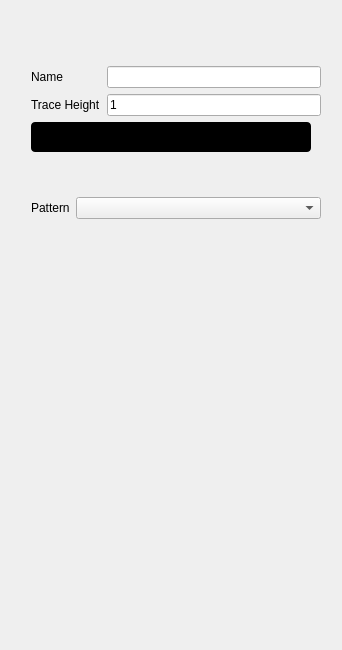
<?xml version="1.0" encoding="UTF-8"?>
<ui version="4.0">
 <class>PatternGeneratorMenu</class>
 <widget class="QWidget" name="PatternGeneratorMenu">
  <property name="geometry">
   <rect>
    <x>0</x>
    <y>0</y>
    <width>338</width>
    <height>650</height>
   </rect>
  </property>
  <property name="windowTitle">
   <string>Form</string>
  </property>
  <layout class="QVBoxLayout" name="verticalLayout_2">
   <item>
    <widget class="scopy::gui::MenuAnim" name="rightMenu" native="true">
     <property name="sizePolicy">
      <sizepolicy hsizetype="Maximum" vsizetype="Preferred">
       <horstretch>0</horstretch>
       <verstretch>0</verstretch>
      </sizepolicy>
     </property>
     <property name="minimumSize">
      <size>
       <width>0</width>
       <height>0</height>
      </size>
     </property>
     <property name="styleSheet">
      <string notr="true"/>
     </property>
     <layout class="QVBoxLayout" name="verticalLayout">
      <property name="spacing">
       <number>0</number>
      </property>
      <property name="leftMargin">
       <number>0</number>
      </property>
      <property name="topMargin">
       <number>20</number>
      </property>
      <property name="rightMargin">
       <number>0</number>
      </property>
      <property name="bottomMargin">
       <number>0</number>
      </property>
      <item>
       <widget class="QStackedWidget" name="stackedWidget">
        <property name="sizePolicy">
         <sizepolicy hsizetype="Minimum" vsizetype="Preferred">
          <horstretch>0</horstretch>
          <verstretch>0</verstretch>
         </sizepolicy>
        </property>
        <property name="styleSheet">
         <string notr="true"/>
        </property>
        <property name="currentIndex">
         <number>0</number>
        </property>
        <widget class="QWidget" name="widgetChannelSettingsContainer">
         <property name="minimumSize">
          <size>
           <width>100</width>
           <height>0</height>
          </size>
         </property>
         <layout class="QVBoxLayout" name="verticalLayout_5">
          <property name="spacing">
           <number>15</number>
          </property>
          <property name="leftMargin">
           <number>20</number>
          </property>
          <property name="topMargin">
           <number>20</number>
          </property>
          <property name="rightMargin">
           <number>0</number>
          </property>
          <property name="bottomMargin">
           <number>20</number>
          </property>
          <item>
           <widget class="QScrollArea" name="scrollArea">
            <property name="sizePolicy">
             <sizepolicy hsizetype="Preferred" vsizetype="Preferred">
              <horstretch>0</horstretch>
              <verstretch>0</verstretch>
             </sizepolicy>
            </property>
            <property name="frameShape">
             <enum>QFrame::NoFrame</enum>
            </property>
            <property name="horizontalScrollBarPolicy">
             <enum>Qt::ScrollBarAlwaysOff</enum>
            </property>
            <property name="sizeAdjustPolicy">
             <enum>QAbstractScrollArea::AdjustToContents</enum>
            </property>
            <property name="widgetResizable">
             <bool>true</bool>
            </property>
            <widget class="QWidget" name="scrollAreaWidgetContents_2">
             <property name="geometry">
              <rect>
               <x>0</x>
               <y>0</y>
               <width>300</width>
               <height>572</height>
              </rect>
             </property>
             <property name="sizePolicy">
              <sizepolicy hsizetype="Preferred" vsizetype="Preferred">
               <horstretch>0</horstretch>
               <verstretch>0</verstretch>
              </sizepolicy>
             </property>
             <property name="minimumSize">
              <size>
               <width>200</width>
               <height>0</height>
              </size>
             </property>
             <property name="maximumSize">
              <size>
               <width>400</width>
               <height>16777215</height>
              </size>
             </property>
             <layout class="QVBoxLayout" name="verticalLayout_9">
              <property name="spacing">
               <number>15</number>
              </property>
              <property name="leftMargin">
               <number>0</number>
              </property>
              <property name="topMargin">
               <number>0</number>
              </property>
              <property name="rightMargin">
               <number>10</number>
              </property>
              <property name="bottomMargin">
               <number>0</number>
              </property>
              <item>
               <widget class="scopy::gui::MenuHeader" name="widgetChannelSettingsMenuHeader" native="true"/>
              </item>
              <item>
               <widget class="QWidget" name="widgetChannelSettings" native="true">
                <property name="sizePolicy">
                 <sizepolicy hsizetype="Expanding" vsizetype="Preferred">
                  <horstretch>0</horstretch>
                  <verstretch>0</verstretch>
                 </sizepolicy>
                </property>
                <layout class="QGridLayout" name="gridLayout_2">
                 <property name="leftMargin">
                  <number>0</number>
                 </property>
                 <property name="topMargin">
                  <number>0</number>
                 </property>
                 <property name="rightMargin">
                  <number>0</number>
                 </property>
                 <property name="bottomMargin">
                  <number>0</number>
                 </property>
                 <item row="1" column="1">
                  <widget class="QLineEdit" name="lineEditTraceHeight">
                   <property name="styleSheet">
                    <string notr="true">
QLineEdit[invalid=true] {
border-color: red
}
QLineEdit[invalid=false] {
border-color: grey;
}</string>
                   </property>
                   <property name="text">
                    <string>1</string>
                   </property>
                   <property name="maxLength">
                    <number>3</number>
                   </property>
                   <property name="cursorPosition">
                    <number>1</number>
                   </property>
                  </widget>
                 </item>
                 <item row="1" column="0">
                  <widget class="QLabel" name="labelTraceHeight">
                   <property name="text">
                    <string>Trace Height</string>
                   </property>
                  </widget>
                 </item>
                 <item row="0" column="1">
                  <widget class="QLineEdit" name="lineEditName"/>
                 </item>
                 <item row="0" column="0">
                  <widget class="QLabel" name="lblName">
                   <property name="sizePolicy">
                    <sizepolicy hsizetype="Fixed" vsizetype="Preferred">
                     <horstretch>0</horstretch>
                     <verstretch>0</verstretch>
                    </sizepolicy>
                   </property>
                   <property name="text">
                    <string>Name</string>
                   </property>
                  </widget>
                 </item>
                 <item row="2" column="0" colspan="2">
                  <widget class="scopy::gui::CustomSwitch" name="btnOutputMode">
                   <property name="styleSheet">
                    <string notr="true">QPushButton {
min-height: 30px;
max-height: 30px;
min-width: 280px;
max-width: 280px;
background-color: black;
border-radius: 4px;
}

QPushButton:disabled {
background-color: qlineargradient(spread:pad, x1:0.5, y1:0, x2:0.501, y2:0, stop:0 #727273, stop:1 #141416);
}

QWidget#handle {
min-height: 30px;
max-height: 30px;
min-width: 142px;
max-width: 142px;
background-color: #4a64ff;
border-radius: 2px;
}

QWidget#handle:disabled {
background-color: #aaaaaa;
}

QLabel {
margin-top: 6px;
background-color: transparent;
line-height: 19px;
}

QLabel#on {
margin-top: 0px;
min-height:30px;
max-height:30px;
min-width:140px;
max-width:140px;
qproperty-alignment: AlignCenter AlignCenter;
margin-left: 0px;
color: white;
}

QLabel#on:disabled {
color: rgba(255,255,255,102);
}

QLabel#off {
margin-top: 0px;
min-height:30px;
max-height:30px;
min-width:140px;
max-width:140px;
margin-left: 140px;
color: white;
qproperty-alignment: AlignCenter AlignCenter;
}

QLabel#off:disabled {
color: rgba(255,255,255,51);
}
</string>
                   </property>
                   <property name="text">
                    <string/>
                   </property>
                   <property name="checkable">
                    <bool>true</bool>
                   </property>
                   <property name="checked">
                    <bool>false</bool>
                   </property>
                   <property name="leftText" stdset="0">
                    <string>Open-Drain</string>
                   </property>
                   <property name="rightText" stdset="0">
                    <string>Push-Pull</string>
                   </property>
                   <property name="duration" stdset="0">
                    <number>100</number>
                   </property>
                  </widget>
                 </item>
                </layout>
               </widget>
              </item>
              <item>
               <widget class="scopy::gui::SubsectionSeparator" name="widgetGroupSubsSep" native="true"/>
              </item>
              <item>
               <widget class="QWidget" name="widgetGroup" native="true">
                <property name="sizePolicy">
                 <sizepolicy hsizetype="Preferred" vsizetype="Fixed">
                  <horstretch>0</horstretch>
                  <verstretch>0</verstretch>
                 </sizepolicy>
                </property>
                <layout class="QVBoxLayout" name="groupWidgetLayout">
                 <property name="spacing">
                  <number>15</number>
                 </property>
                 <property name="leftMargin">
                  <number>0</number>
                 </property>
                 <property name="topMargin">
                  <number>0</number>
                 </property>
                 <property name="rightMargin">
                  <number>0</number>
                 </property>
                 <property name="bottomMargin">
                  <number>0</number>
                 </property>
                </layout>
               </widget>
              </item>
              <item>
               <widget class="QWidget" name="widgetStackDecoder" native="true">
                <layout class="QHBoxLayout" name="horizontalLayout_9">
                 <property name="leftMargin">
                  <number>0</number>
                 </property>
                 <property name="topMargin">
                  <number>0</number>
                 </property>
                 <property name="rightMargin">
                  <number>0</number>
                 </property>
                 <property name="bottomMargin">
                  <number>0</number>
                 </property>
                 <item>
                  <widget class="QLabel" name="lblPattern">
                   <property name="sizePolicy">
                    <sizepolicy hsizetype="Fixed" vsizetype="Preferred">
                     <horstretch>0</horstretch>
                     <verstretch>0</verstretch>
                    </sizepolicy>
                   </property>
                   <property name="text">
                    <string>Pattern</string>
                   </property>
                  </widget>
                 </item>
                 <item>
                  <widget class="QComboBox" name="cmbBoxPattern">
                   <property name="sizePolicy">
                    <sizepolicy hsizetype="Expanding" vsizetype="Fixed">
                     <horstretch>0</horstretch>
                     <verstretch>0</verstretch>
                    </sizepolicy>
                   </property>
                  </widget>
                 </item>
                </layout>
               </widget>
              </item>
              <item>
               <widget class="QWidget" name="widgetPattern" native="true">
                <layout class="QVBoxLayout" name="patternLayout">
                 <property name="spacing">
                  <number>0</number>
                 </property>
                 <property name="leftMargin">
                  <number>0</number>
                 </property>
                 <property name="topMargin">
                  <number>0</number>
                 </property>
                 <property name="rightMargin">
                  <number>0</number>
                 </property>
                 <property name="bottomMargin">
                  <number>0</number>
                 </property>
                </layout>
               </widget>
              </item>
              <item>
               <layout class="QHBoxLayout" name="hLayout_7">
                <property name="spacing">
                 <number>0</number>
                </property>
                <property name="topMargin">
                 <number>20</number>
                </property>
                <item>
                 <spacer name="hSpacer_10">
                  <property name="orientation">
                   <enum>Qt::Horizontal</enum>
                  </property>
                  <property name="sizeType">
                   <enum>QSizePolicy::Fixed</enum>
                  </property>
                  <property name="sizeHint" stdset="0">
                   <size>
                    <width>250</width>
                    <height>20</height>
                   </size>
                  </property>
                 </spacer>
                </item>
               </layout>
              </item>
              <item>
               <spacer name="verticalSpacer_2">
                <property name="orientation">
                 <enum>Qt::Vertical</enum>
                </property>
                <property name="sizeType">
                 <enum>QSizePolicy::Expanding</enum>
                </property>
                <property name="sizeHint" stdset="0">
                 <size>
                  <width>20</width>
                  <height>40</height>
                 </size>
                </property>
               </spacer>
              </item>
             </layout>
            </widget>
           </widget>
          </item>
         </layout>
        </widget>
        <widget class="scopy::gui::CursorsSettings" name="cursorsSettingsContainer">
         <property name="minimumSize">
          <size>
           <width>100</width>
           <height>0</height>
          </size>
         </property>
        </widget>
        <widget class="QWidget" name="triggerSettingsContainer">
         <property name="minimumSize">
          <size>
           <width>100</width>
           <height>0</height>
          </size>
         </property>
         <layout class="QVBoxLayout" name="verticalLayout_10">
          <property name="spacing">
           <number>15</number>
          </property>
          <property name="leftMargin">
           <number>20</number>
          </property>
          <property name="topMargin">
           <number>20</number>
          </property>
          <property name="rightMargin">
           <number>20</number>
          </property>
          <property name="bottomMargin">
           <number>20</number>
          </property>
          <item>
           <widget class="scopy::gui::MenuHeader" name="widgetTriggerSettingsMenuHeader" native="true"/>
          </item>
          <item>
           <spacer name="vSpacer_4">
            <property name="orientation">
             <enum>Qt::Vertical</enum>
            </property>
            <property name="sizeType">
             <enum>QSizePolicy::Fixed</enum>
            </property>
            <property name="sizeHint" stdset="0">
             <size>
              <width>20</width>
              <height>0</height>
             </size>
            </property>
           </spacer>
          </item>
          <item>
           <layout class="QHBoxLayout" name="hLayout_5">
            <property name="spacing">
             <number>0</number>
            </property>
            <property name="topMargin">
             <number>0</number>
            </property>
            <item>
             <widget class="QLabel" name="lbl_10">
              <property name="sizePolicy">
               <sizepolicy hsizetype="Fixed" vsizetype="Preferred">
                <horstretch>0</horstretch>
                <verstretch>0</verstretch>
               </sizepolicy>
              </property>
              <property name="text">
               <string>Trigger mode</string>
              </property>
             </widget>
            </item>
            <item>
             <spacer name="hSpacer_14">
              <property name="orientation">
               <enum>Qt::Horizontal</enum>
              </property>
              <property name="sizeHint" stdset="0">
               <size>
                <width>40</width>
                <height>20</height>
               </size>
              </property>
             </spacer>
            </item>
           </layout>
          </item>
          <item>
           <widget class="scopy::gui::CustomSwitch" name="btnTriggerMode">
            <property name="styleSheet">
             <string notr="true">QPushButton {
min-height: 30px;
max-height: 30px;
min-width: 280px;
max-width: 280px;
background-color: black;
border-radius: 4px;
}

QPushButton:disabled {
background-color: qlineargradient(spread:pad, x1:0.5, y1:0, x2:0.501, y2:0, stop:0 #727273, stop:1 #141416);
}

QWidget#handle {
min-height: 30px;
max-height: 30px;
min-width: 142px;
max-width: 142px;
background-color: #4a64ff;
border-radius: 2px;
}

QWidget#handle:disabled {
background-color: #aaaaaa;
}

QLabel {
margin-top: 6px;
background-color: transparent;
line-height: 19px;
}

QLabel#on {
margin-top: 0px;
min-height:30px;
max-height:30px;
min-width:140px;
max-width:140px;
qproperty-alignment: AlignCenter AlignCenter;
margin-left: 0px;
color: white;
}

QLabel#on:disabled {
color: rgba(255,255,255,102);
}

QLabel#off {
margin-top: 0px;
min-height:30px;
max-height:30px;
min-width:140px;
max-width:140px;
margin-left: 140px;
color: white;
qproperty-alignment: AlignCenter AlignCenter;
}

QLabel#off:disabled {
color: rgba(255,255,255,51);
}
</string>
            </property>
            <property name="text">
             <string/>
            </property>
            <property name="checkable">
             <bool>true</bool>
            </property>
            <property name="checked">
             <bool>false</bool>
            </property>
            <property name="leftText" stdset="0">
             <string>auto</string>
            </property>
            <property name="rightText" stdset="0">
             <string>normal</string>
            </property>
            <property name="duration" stdset="0">
             <number>100</number>
            </property>
           </widget>
          </item>
          <item>
           <layout class="QGridLayout" name="gridLayout">
            <property name="topMargin">
             <number>0</number>
            </property>
            <property name="spacing">
             <number>15</number>
            </property>
            <item row="0" column="0">
             <widget class="QLabel" name="lbl_11">
              <property name="text">
               <string>Trigger Logic</string>
              </property>
             </widget>
            </item>
            <item row="0" column="1">
             <widget class="QComboBox" name="cmbBoxtTiggerLogic"/>
            </item>
           </layout>
          </item>
          <item>
           <widget class="scopy::gui::SubsectionSeparator" name="widgetExternalTriggerSubsSep" native="true"/>
          </item>
          <item>
           <layout class="QHBoxLayout" name="hLayout_11">
            <property name="topMargin">
             <number>0</number>
            </property>
            <item>
             <widget class="scopy::gui::CustomSwitch" name="btnEnableExternalTrigger">
              <property name="text">
               <string/>
              </property>
             </widget>
            </item>
            <item>
             <spacer name="hSpacer_16">
              <property name="orientation">
               <enum>Qt::Horizontal</enum>
              </property>
              <property name="sizeHint" stdset="0">
               <size>
                <width>40</width>
                <height>20</height>
               </size>
              </property>
             </spacer>
            </item>
           </layout>
          </item>
          <item>
           <layout class="QGridLayout" name="gridLayout_3">
            <property name="topMargin">
             <number>0</number>
            </property>
            <property name="spacing">
             <number>15</number>
            </property>
            <item row="0" column="0">
             <widget class="QLabel" name="lbl_13">
              <property name="text">
               <string>Source</string>
              </property>
             </widget>
            </item>
            <item row="1" column="0">
             <widget class="QLabel" name="lbl_14">
              <property name="text">
               <string>Condition</string>
              </property>
             </widget>
            </item>
            <item row="0" column="1">
             <widget class="QComboBox" name="cmbBoxExternalTriggerSource">
              <property name="enabled">
               <bool>false</bool>
              </property>
             </widget>
            </item>
            <item row="1" column="1">
             <widget class="QComboBox" name="cmbBoxExternalTriggerCondition">
              <property name="enabled">
               <bool>false</bool>
              </property>
              <item>
               <property name="text">
                <string>-</string>
               </property>
              </item>
              <item>
               <property name="text">
                <string/>
               </property>
               <property name="icon">
                <iconset resource="../resources/resources.qrc">
                 <normaloff>:/icons/common/trigger_rising_enabled.svg</normaloff>:/icons/common/trigger_rising_enabled.svg</iconset>
               </property>
              </item>
              <item>
               <property name="text">
                <string/>
               </property>
               <property name="icon">
                <iconset resource="../resources/resources.qrc">
                 <normaloff>:/icons/common/trigger_falling_enabled.svg</normaloff>:/icons/common/trigger_falling_enabled.svg</iconset>
               </property>
              </item>
              <item>
               <property name="text">
                <string/>
               </property>
               <property name="icon">
                <iconset resource="../resources/resources.qrc">
                 <normaloff>:/icons/common/trigger_high_enabled.svg</normaloff>:/icons/common/trigger_high_enabled.svg</iconset>
               </property>
              </item>
              <item>
               <property name="text">
                <string/>
               </property>
               <property name="icon">
                <iconset resource="../resources/resources.qrc">
                 <normaloff>:/icons/common/trigger_low_enabled.svg</normaloff>:/icons/common/trigger_low_enabled.svg</iconset>
               </property>
              </item>
              <item>
               <property name="text">
                <string/>
               </property>
               <property name="icon">
                <iconset resource="../resources/resources.qrc">
                 <normaloff>:/icons/common/trigger_any_enabled.svg</normaloff>:/icons/common/trigger_any_enabled.svg</iconset>
               </property>
              </item>
             </widget>
            </item>
           </layout>
          </item>
          <item>
           <spacer name="vSpacer_3">
            <property name="orientation">
             <enum>Qt::Vertical</enum>
            </property>
            <property name="sizeHint" stdset="0">
             <size>
              <width>20</width>
              <height>40</height>
             </size>
            </property>
           </spacer>
          </item>
         </layout>
        </widget>
        <widget class="QWidget" name="generalSettingsContainer">
         <property name="sizePolicy">
          <sizepolicy hsizetype="Expanding" vsizetype="Expanding">
           <horstretch>0</horstretch>
           <verstretch>0</verstretch>
          </sizepolicy>
         </property>
         <property name="minimumSize">
          <size>
           <width>100</width>
           <height>0</height>
          </size>
         </property>
         <layout class="QVBoxLayout" name="verticalLayout_4">
          <property name="spacing">
           <number>15</number>
          </property>
          <property name="leftMargin">
           <number>20</number>
          </property>
          <property name="topMargin">
           <number>20</number>
          </property>
          <property name="rightMargin">
           <number>20</number>
          </property>
          <property name="bottomMargin">
           <number>20</number>
          </property>
          <item>
           <widget class="QScrollArea" name="generalSettingsScrollArea">
            <property name="frameShape">
             <enum>QFrame::NoFrame</enum>
            </property>
            <property name="lineWidth">
             <number>0</number>
            </property>
            <property name="horizontalScrollBarPolicy">
             <enum>Qt::ScrollBarAlwaysOff</enum>
            </property>
            <property name="widgetResizable">
             <bool>true</bool>
            </property>
            <widget class="QWidget" name="scrollAreaWidgetContents">
             <property name="geometry">
              <rect>
               <x>0</x>
               <y>0</y>
               <width>280</width>
               <height>572</height>
              </rect>
             </property>
             <property name="sizePolicy">
              <sizepolicy hsizetype="Expanding" vsizetype="Preferred">
               <horstretch>0</horstretch>
               <verstretch>0</verstretch>
              </sizepolicy>
             </property>
             <layout class="QVBoxLayout" name="verticalLayout_6">
              <property name="spacing">
               <number>15</number>
              </property>
              <property name="leftMargin">
               <number>0</number>
              </property>
              <property name="topMargin">
               <number>0</number>
              </property>
              <property name="rightMargin">
               <number>20</number>
              </property>
              <property name="bottomMargin">
               <number>0</number>
              </property>
              <item>
               <widget class="scopy::gui::MenuHeader" name="widgetGeneralSettingsMenuHeader" native="true"/>
              </item>
              <item>
               <widget class="scopy::gui::SubsectionSeparator" name="widgetAvailableChannelsSubsSep" native="true"/>
              </item>
              <item>
               <spacer name="hSpacer_17">
                <property name="orientation">
                 <enum>Qt::Horizontal</enum>
                </property>
                <property name="sizeType">
                 <enum>QSizePolicy::Fixed</enum>
                </property>
                <property name="sizeHint" stdset="0">
                 <size>
                  <width>200</width>
                  <height>20</height>
                 </size>
                </property>
               </spacer>
              </item>
              <item>
               <widget class="QWidget" name="widget_2" native="true">
                <property name="styleSheet">
                 <string notr="true">QPushButton {
width: 40px;
  height: 20px;
  background-color: transparent;
}
QPushButton:pressed { border-image: url(:/icons/setup_btn_checked.svg); }
QPushButton:!pressed { border-image: url(:/icons/setup_btn_unchecked.svg); }
QPushButton:hover:!pressed:!checked { border-image: url(:/icons/setup_btn_hover.svg); }
QPushButton:checked { border-image: url(:/icons/setup_btn_checked.svg); }</string>
                </property>
                <layout class="QVBoxLayout" name="verticalLayout_7">
                 <property name="spacing">
                  <number>0</number>
                 </property>
                 <property name="leftMargin">
                  <number>0</number>
                 </property>
                 <property name="topMargin">
                  <number>0</number>
                 </property>
                 <property name="rightMargin">
                  <number>0</number>
                 </property>
                 <property name="bottomMargin">
                  <number>0</number>
                 </property>
                 <item>
                  <layout class="QGridLayout" name="gridLayoutChannelEnumerator">
                   <property name="topMargin">
                    <number>0</number>
                   </property>
                   <property name="spacing">
                    <number>15</number>
                   </property>
                  </layout>
                 </item>
                </layout>
               </widget>
              </item>
              <item>
               <spacer name="verticalSpacer">
                <property name="orientation">
                 <enum>Qt::Vertical</enum>
                </property>
                <property name="sizeHint" stdset="0">
                 <size>
                  <width>20</width>
                  <height>40</height>
                 </size>
                </property>
               </spacer>
              </item>
             </layout>
            </widget>
           </widget>
          </item>
         </layout>
        </widget>
       </widget>
      </item>
     </layout>
    </widget>
   </item>
  </layout>
 </widget>
 <customwidgets>
  <customwidget>
   <class>scopy::gui::MenuAnim</class>
   <extends>QWidget</extends>
   <header>menu_anim.hpp</header>
   <container>1</container>
  </customwidget>
  <customwidget>
   <class>scopy::gui::CustomSwitch</class>
   <extends>QPushButton</extends>
   <header location="global">scopy/gui/custom_switch.hpp</header>
  </customwidget>
  <customwidget>
   <class>scopy::gui::SubsectionSeparator</class>
   <extends>QWidget</extends>
   <header location="global">scopy/gui/subsection_separator.hpp</header>
   <container>1</container>
  </customwidget>
  <customwidget>
   <class>scopy::gui::MenuHeader</class>
   <extends>QWidget</extends>
   <header location="global">scopy/gui/menu_header.hpp</header>
   <container>1</container>
  </customwidget>
  <customwidget>
   <class>scopy::gui::CursorsSettings</class>
   <extends>QWidget</extends>
   <header location="global">scopy/gui/cursors_settings.hpp</header>
   <container>1</container>
  </customwidget>
 </customwidgets>
 <resources>
  <include location="../resources/resources.qrc"/>
 </resources>
 <connections/>
</ui>
